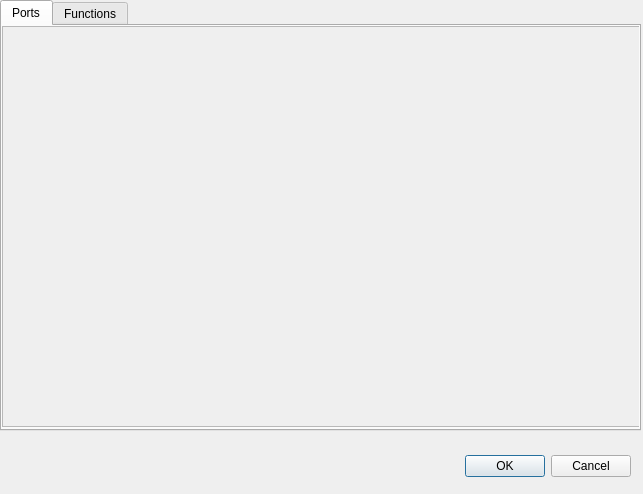
<?xml version="1.0" encoding="UTF-8"?>
<ui version="4.0">
 <class>createBlock</class>
 <widget class="QDialog" name="createBlock">
  <property name="geometry">
   <rect>
    <x>0</x>
    <y>0</y>
    <width>643</width>
    <height>494</height>
   </rect>
  </property>
  <property name="windowTitle">
   <string>Dialog</string>
  </property>
  <widget class="QDialogButtonBox" name="buttonBox">
   <property name="geometry">
    <rect>
     <x>290</x>
     <y>450</y>
     <width>341</width>
     <height>32</height>
    </rect>
   </property>
   <property name="orientation">
    <enum>Qt::Horizontal</enum>
   </property>
   <property name="standardButtons">
    <set>QDialogButtonBox::Cancel|QDialogButtonBox::Ok</set>
   </property>
  </widget>
  <widget class="QTabWidget" name="tabWidget">
   <property name="geometry">
    <rect>
     <x>0</x>
     <y>0</y>
     <width>641</width>
     <height>431</height>
    </rect>
   </property>
   <property name="currentIndex">
    <number>0</number>
   </property>
   <widget class="QWidget" name="tabPorts">
    <attribute name="title">
     <string>Ports</string>
    </attribute>
    <widget class="QScrollArea" name="scrollArea">
     <property name="geometry">
      <rect>
       <x>0</x>
       <y>0</y>
       <width>641</width>
       <height>401</height>
      </rect>
     </property>
     <property name="verticalScrollBarPolicy">
      <enum>Qt::ScrollBarAsNeeded</enum>
     </property>
     <property name="horizontalScrollBarPolicy">
      <enum>Qt::ScrollBarAlwaysOff</enum>
     </property>
     <property name="widgetResizable">
      <bool>true</bool>
     </property>
     <widget class="QWidget" name="scrollAreaWidgetContents">
      <property name="geometry">
       <rect>
        <x>0</x>
        <y>0</y>
        <width>639</width>
        <height>399</height>
       </rect>
      </property>
     </widget>
    </widget>
   </widget>
   <widget class="QWidget" name="tabFunc">
    <attribute name="title">
     <string>Functions</string>
    </attribute>
    <widget class="QScrollArea" name="scrollArea_2">
     <property name="geometry">
      <rect>
       <x>0</x>
       <y>0</y>
       <width>641</width>
       <height>401</height>
      </rect>
     </property>
     <property name="widgetResizable">
      <bool>true</bool>
     </property>
     <widget class="QWidget" name="scrollAreaWidgetContents_2">
      <property name="geometry">
       <rect>
        <x>0</x>
        <y>0</y>
        <width>639</width>
        <height>399</height>
       </rect>
      </property>
     </widget>
    </widget>
   </widget>
  </widget>
  <widget class="QLabel" name="errorMessage">
   <property name="geometry">
    <rect>
     <x>22</x>
     <y>450</y>
     <width>361</width>
     <height>20</height>
    </rect>
   </property>
   <property name="text">
    <string/>
   </property>
  </widget>
 </widget>
 <resources/>
 <connections>
  <connection>
   <sender>buttonBox</sender>
   <signal>accepted()</signal>
   <receiver>createBlock</receiver>
   <slot>accept()</slot>
   <hints>
    <hint type="sourcelabel">
     <x>248</x>
     <y>254</y>
    </hint>
    <hint type="destinationlabel">
     <x>157</x>
     <y>274</y>
    </hint>
   </hints>
  </connection>
  <connection>
   <sender>buttonBox</sender>
   <signal>rejected()</signal>
   <receiver>createBlock</receiver>
   <slot>reject()</slot>
   <hints>
    <hint type="sourcelabel">
     <x>316</x>
     <y>260</y>
    </hint>
    <hint type="destinationlabel">
     <x>286</x>
     <y>274</y>
    </hint>
   </hints>
  </connection>
 </connections>
</ui>
